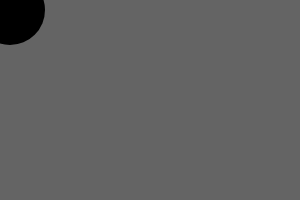
Frame 1 (no input)
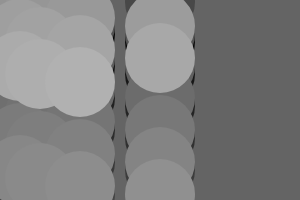
Frame 60 (no input)
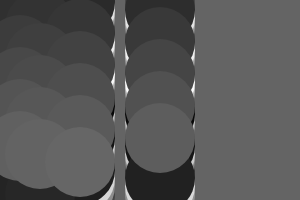
Frame 120 (the mouse pressed at the canvas centre since frame 60)

The p5.js sketch that drew these frames (run headless with seeded random() and noise() and a simulated clock; from frame 60 on, the mouse is pressed at the canvas centre):

// p5.js sketch
// ── sketch.js
let x = 10;
let y = 10;
let f = 0;

function setup() {
    createCanvas(300, 200);
    background(100);
    noStroke();
}

function draw() {
    fill(f);

    circle(x, y, 70);

    x = (x * 2) % width;
    y = (y + 8) % height;

    f += 3;
    f = f % 255;
}
